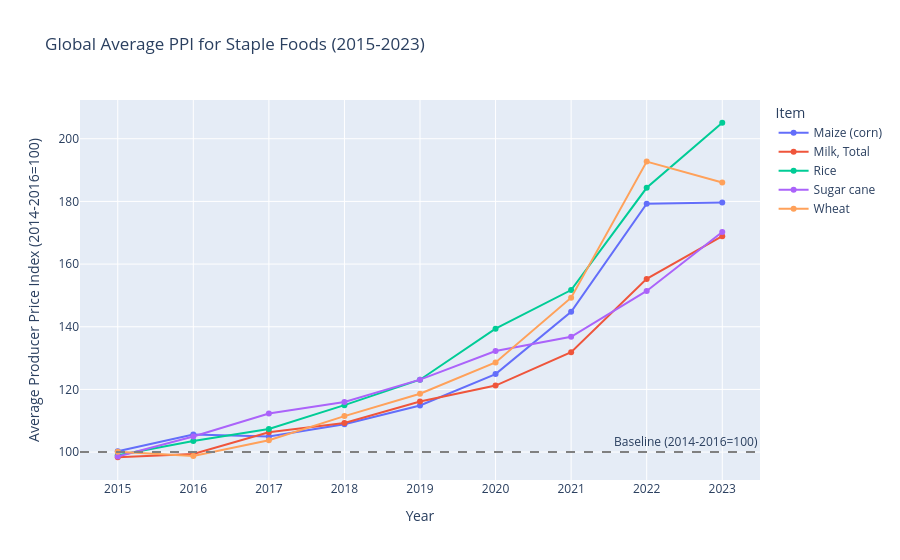

The cell this chart's notebook holds for it:
### Code cell
staples = ['Wheat', 'Maize (corn)', 'Rice', 'Sugar cane', 'Milk, Total']

# Filter for items containing staple names
staples_df = df[df['Item'].isin(staples)].copy()

# Melt to long format
staples_melted = staples_df.melt(
    id_vars=['Area', 'Item'],
    value_vars=year_cols,
    var_name='Year',
    value_name='PPI'
).dropna()

staples_melted['Year'] = staples_melted['Year'].str.replace('Y', '').astype(int)

# Average across all countries per item per year
staples_avg = staples_melted.groupby(['Item', 'Year'])['PPI'].mean().reset_index()

fig3 = px.line(
    staples_avg,
    x='Year',
    y='PPI',
    color='Item',
    title='Global Average PPI for Staple Foods (2015-2023)',
    labels={'PPI': 'Average Producer Price Index (2014-2016=100)'},
    markers=True
)
fig3.add_hline(y=100, line_dash='dash', line_color='grey',
               annotation_text='Baseline (2014-2016=100)')
fig3.show()

### Figure 1 — Plotly figure (JSON) as saved in the notebook; plotly's stock layout.template omitted (floating-point values rounded to 4 significant figures)
{"data": [{"hovertemplate": "Item=Maize (corn)<br>Year=%{x}<br>Average Producer Price Index (2014-2016=100)=%{y}<extra></extra>", "legendgroup": "Maize (corn)", "line": {"color": "#636efa", "dash": "solid"}, "marker": {"symbol": "circle"}, "mode": "lines+markers", "name": "Maize (corn)", "orientation": "v", "showlegend": true, "type": "scatter", "x": [2015, 2016, 2017, 2018, 2019, 2020, 2021, 2022, 2023], "xaxis": "x", "y": [100.2, 105.6, 105.0, 108.9, 114.9, 124.9, 144.8, 179.3, 179.7], "yaxis": "y"}, {"hovertemplate": "Item=Milk, Total<br>Year=%{x}<br>Average Producer Price Index (2014-2016=100)=%{y}<extra></extra>", "legendgroup": "Milk, Total", "line": {"color": "#EF553B", "dash": "solid"}, "marker": {"symbol": "circle"}, "mode": "lines+markers", "name": "Milk, Total", "orientation": "v", "showlegend": true, "type": "scatter", "x": [2015, 2016, 2017, 2018, 2019, 2020, 2021, 2022, 2023], "xaxis": "x", "y": [98.35, 99.37, 106.3, 109.3, 116.2, 121.2, 131.9, 155.3, 168.9], "yaxis": "y"}, {"hovertemplate": "Item=Rice<br>Year=%{x}<br>Average Producer Price Index (2014-2016=100)=%{y}<extra></extra>", "legendgroup": "Rice", "line": {"color": "#00cc96", "dash": "solid"}, "marker": {"symbol": "circle"}, "mode": "lines+markers", "name": "Rice", "orientation": "v", "showlegend": true, "type": "scatter", "x": [2015, 2016, 2017, 2018, 2019, 2020, 2021, 2022, 2023], "xaxis": "x", "y": [98.98, 103.6, 107.3, 115.0, 123.1, 139.4, 151.7, 184.3, 205.1], "yaxis": "y"}, {"hovertemplate": "Item=Sugar cane<br>Year=%{x}<br>Average Producer Price Index (2014-2016=100)=%{y}<extra></extra>", "legendgroup": "Sugar cane", "line": {"color": "#ab63fa", "dash": "solid"}, "marker": {"symbol": "circle"}, "mode": "lines+markers", "name": "Sugar cane", "orientation": "v", "showlegend": true, "type": "scatter", "x": [2015, 2016, 2017, 2018, 2019, 2020, 2021, 2022, 2023], "xaxis": "x", "y": [98.6, 105.0, 112.3, 116.0, 123.1, 132.3, 136.8, 151.4, 170.2], "yaxis": "y"}, {"hovertemplate": "Item=Wheat<br>Year=%{x}<br>Average Producer Price Index (2014-2016=100)=%{y}<extra></extra>", "legendgroup": "Wheat", "line": {"color": "#FFA15A", "dash": "solid"}, "marker": {"symbol": "circle"}, "mode": "lines+markers", "name": "Wheat", "orientation": "v", "showlegend": true, "type": "scatter", "x": [2015, 2016, 2017, 2018, 2019, 2020, 2021, 2022, 2023], "xaxis": "x", "y": [100.1, 98.74, 103.8, 111.5, 118.6, 128.6, 149.3, 192.7, 186.0], "yaxis": "y"}], "layout": {"annotations": [{"showarrow": false, "text": "Baseline (2014-2016=100)", "x": 1, "xanchor": "right", "xref": "x domain", "y": 100, "yanchor": "bottom", "yref": "y"}], "legend": {"title": {"text": "Item"}, "tracegroupgap": 0}, "shapes": [{"line": {"color": "grey", "dash": "dash"}, "type": "line", "x0": 0, "x1": 1, "xref": "x domain", "y0": 100, "y1": 100, "yref": "y"}], "title": {"text": "Global Average PPI for Staple Foods (2015-2023)"}, "xaxis": {"anchor": "y", "domain": [0, 1], "title": {"text": "Year"}}, "yaxis": {"anchor": "x", "domain": [0, 1], "title": {"text": "Average Producer Price Index (2014-2016=100)"}}}}
